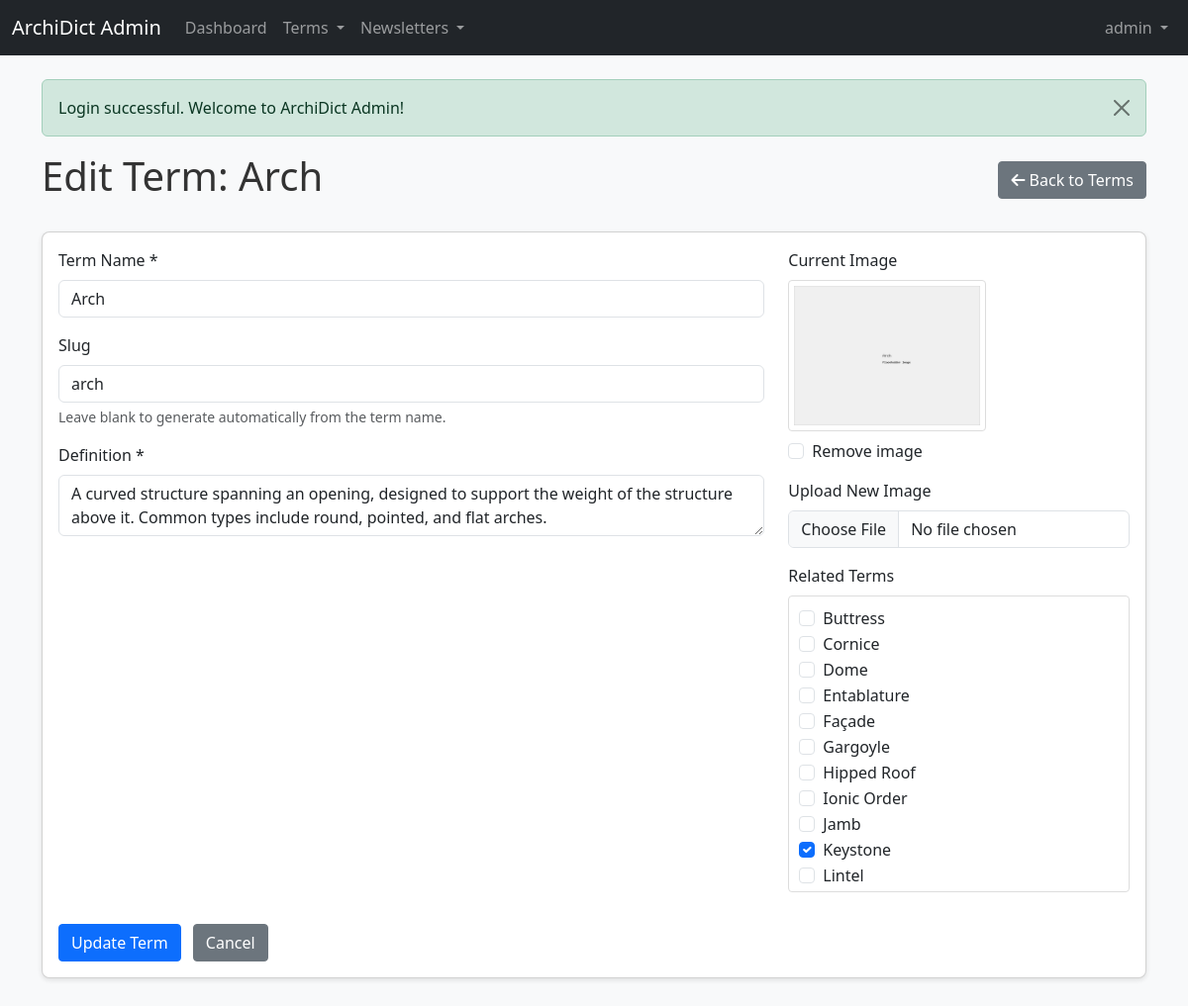
The page /admin/terms/edit.php?id=1 (signed in) on the database its author committed.
### tables this page shows
CREATE TABLE IF NOT EXISTS `terms` (
  `id` INT UNSIGNED NOT NULL AUTO_INCREMENT PRIMARY KEY,
  `name` VARCHAR(255) NOT NULL,
  `slug` VARCHAR(255) NOT NULL UNIQUE,
  `definition` TEXT NOT NULL,
  `image` VARCHAR(255) DEFAULT NULL,
  `created_at` TIMESTAMP DEFAULT CURRENT_TIMESTAMP,
  `updated_at` TIMESTAMP DEFAULT CURRENT_TIMESTAMP ON UPDATE CURRENT_TIMESTAMP
);

### admin/includes/database.php (called while the page is built, shortened)
<?php
class Database {
    private $host = DB_HOST;
    private $user = DB_USER;
    private $pass = DB_PASS;
    private $dbname = DB_NAME;
    private $dbh;
    private $stmt;
    public function __construct() {
        $dsn = 'mysql:host=' . $this->host . ';dbname=' . $this->dbname . ';charset=utf8mb4';
        $options = array(
            PDO::ATTR_PERSISTENT => true,
            PDO::ATTR_ERRMODE => PDO::ERRMODE_EXCEPTION,
            PDO::ATTR_DEFAULT_FETCH_MODE => PDO::FETCH_ASSOC,
            PDO::ATTR_EMULATE_PREPARES => false
        );
        try {
            $this->dbh = new PDO($dsn, $this->user, $this->pass, $options);
        } catch (PDOException $e) {
            $this->error = $e->getMessage();
            echo 'Connection Error: ' . $this->error;
        }
    }
    public function query($query) {
        $this->stmt = $this->dbh->prepare($query);
    }
    public function bind($param, $value, $type = null) {
        if (is_null($type)) {
            switch (true) {
                case is_int($value):
                    $type = PDO::PARAM_INT;
                    break;
            }
        }
        $this->stmt->bindValue($param, $value, $type);
    }
    public function execute() {
        return $this->stmt->execute();
    }
    public function resultSet() {
        $this->execute();
        return $this->stmt->fetchAll();
    }
    public function single() {
        $this->execute();
        return $this->stmt->fetch();
    }
}

### admin/includes/term.php (called while the page is built, shortened)
<?php
class Term {
    private $db;
    public function __construct() {
        $this->db = new Database();
    }
    public function getAll() {
        $this->db->query("SELECT * FROM terms ORDER BY name ASC");
        return $this->db->resultSet();
    }
    public function getById($id) {
        $this->db->query("SELECT * FROM terms WHERE id = :id");
        $this->db->bind(':id', $id);
        return $this->db->single();
    }
    public function getRelatedTerms($termId) {
        $this->db->query("SELECT related_term_id FROM term_relationships WHERE term_id = :term_id");
        $this->db->bind(':term_id', $termId);
        $results = $this->db->resultSet();
        $relatedTerms = [];
        foreach ($results as $row) {
            $relatedTerms[] = $row['related_term_id'];
        }
        return $relatedTerms;
    }
}

### admin/terms/edit.php (the view, shortened to what this page needs)
<?php
require_once '../includes/init.php';
$termObj = new Term();
$termId = (int)$_GET['id'];
$term = $termObj->getById($termId);
$allTerms = $termObj->getAll();
$relatedTerms = $termObj->getRelatedTerms($termId);
$message = '';
if ($_SERVER['REQUEST_METHOD'] === 'POST') {
    $name = Utils::sanitize($_POST['name'] ?? '');
    $slug = Utils::sanitize($_POST['slug'] ?? '');
    $definition = $_POST['definition'] ?? '';
    $relatedTerms = isset($_POST['related_terms']) ? array_map('intval', $_POST['related_terms']) : [];
    if (empty($name)) {
        $message = 'Term name is required.';
        $messageType = 'danger';
    } else {
        $image = $term['image'];
        if (isset($_FILES['image']) && $_FILES['image']['error'] !== UPLOAD_ERR_NO_FILE) {
            $imageValidation = Utils::validateImageUpload($_FILES['image']);
            if ($imageValidation['success']) {
                $filename = Utils::generateUniqueFilename($_FILES['image']['name']);
                $targetPath = TERMS_UPLOADS . $filename;
                if (move_uploaded_file($_FILES['image']['tmp_name'], $targetPath)) {
                    if (!empty($term['image'])) {
                        $oldImagePath = TERMS_UPLOADS . $term['image'];
                        if (file_exists($oldImagePath)) {
                            unlink($oldImagePath);
                        }
                    }
                    $image = $filename;
                } else {
                    $message = 'Failed to upload image.';
                    $messageType = 'danger';
                }
            } else {
                $message = $imageValidation['message'];
                $messageType = 'danger';
            }
        }
        if (isset($_POST['remove_image']) && $_POST['remove_image'] == '1') {
            if (!empty($term['image'])) {
                $oldImagePath = TERMS_UPLOADS . $term['image'];
                if (file_exists($oldImagePath)) {
                    unlink($oldImagePath);
                }
            }
            $image = null;
        }
        if (empty($message)) {
            $termData = [
                'name' => $name,
                'slug' => $slug,
                'definition' => $definition
            ];
            if ($image !== $term['image']) {
                $termData['image'] = $image;
            }
            $result = $termObj->update($termId, $termData);
            if ($result === true) {
                $termObj->setRelatedTerms($termId, $relatedTerms);
                $_SESSION['message'] = 'Term updated successfully.';
                $_SESSION['message_type'] = 'success';
                header('Location: index.php');
                exit;
            } else {
                $message = $result;
                $messageType = 'danger';
            }
        }
    }
} else {
    $name = $term['name'];
    $slug = $term['slug'];
    $definition = $term['definition'];
}
include '../includes/header.php';
?>
<div class="d-flex justify-content-between align-items-center mb-4">
    <h1>Edit Term: <?php echo htmlspecialchars($term['name']); ?></h1>
    <a href="index.php" class="btn btn-secondary">
        <i class="fas fa-arrow-left"></i> Back to Terms
    </a>
</div>
<div class="card">
    <div class="card-body">
        <form method="post" action="" enctype="multipart/form-data">
            <div class="row">
                <div class="col-md-8">
                    <div class="mb-3">
                        <label for="name" class="form-label">Term Name *</label>
                        <input type="text" class="form-control" id="name" name="name" value="<?php echo htmlspecialchars($name); ?>" required>
                    </div>
                    <div class="mb-3">
                        <label for="slug" class="form-label">Slug</label>
                        <input type="text" class="form-control" id="slug" name="slug" value="<?php echo htmlspecialchars($slug); ?>" aria-describedby="slugHelp">
                        <div id="slugHelp" class="form-text">Leave blank to generate automatically from the term name.</div>
                    </div>
                    <div class="mb-3">
                        <label for="definition" class="form-label">Definition *</label>
                        <textarea class="form-control tinymce-editor" id="definition" name="definition"><?php echo htmlspecialchars($definition); ?></textarea>
                    </div>
                </div>
                <div class="col-md-4">
                    <div class="mb-3">
                        <label class="form-label">Current Image</label>
                        <?php if (!empty($term['image'])): ?>
                            <div class="mb-2">
                                <img src="<?php echo UPLOADS_URL . 'terms/' . htmlspecialchars($term['image']); ?>" alt="<?php echo htmlspecialchars($term['name']); ?>" class="img-fluid image-preview">
                            </div>
                            <div class="form-check mb-2">
                                <input class="form-check-input" type="checkbox" id="remove_image" name="remove_image" value="1">
                                <label class="form-check-label" for="remove_image">
                                    Remove image
                                </label>
                            </div>
                        <?php else: ?>
                            <p class="text-muted">No image uploaded</p>
                        <?php endif; ?>
                    </div>
                    <div class="mb-3">
                        <label for="image" class="form-label">Upload New Image</label>
                        <input type="file" class="form-control" id="image" name="image" accept="image/*">
                    </div>
                    <div class="mb-3">
                        <label class="form-label">Related Terms</label>
                        <div class="term-relationship-list">
                            <?php if (count($allTerms) > 0): ?>
                                <?php foreach ($allTerms as $relTerm): ?>
                                    <?php if ($relTerm['id'] != $termId):  ?>
                                        <div class="form-check">
                                            <input class="form-check-input" type="checkbox" name="related_terms[]" value="<?php echo $relTerm['id']; ?>" id="term-<?php echo $relTerm['id']; ?>" <?php echo in_array($relTerm['id'], $relatedTerms) ? 'checked' : ''; ?>>
                                            <label class="form-check-label" for="term-<?php echo $relTerm['id']; ?>">
                                                <?php echo htmlspecialchars($relTerm['name']); ?>
                                            </label>
                                        </div>
                                    <?php endif; ?>
                                <?php endforeach; ?>
                            <?php else: ?>
                                <p>No terms available for relationships.</p>
                            <?php endif; ?>
                        </div>
                    </div>
                </div>
            </div>
            <div class="mt-3">
                <button type="submit" class="btn btn-primary">Update Term</button>
                <a href="index.php" class="btn btn-secondary ms-2">Cancel</a>
            </div>
        </form>
    </div>
</div>
<?php
include '../includes/footer.php';
?>

### admin/css/style.css (style rules this page uses)
body { font-family: 'Segoe UI', Tahoma, Geneva, Verdana, sans-serif; background-color: #f8f9fa; color: #333; }
.card { box-shadow: 0 2px 5px rgba(0, 0, 0, 0.1); border-radius: 8px; margin-bottom: 20px; }
.btn { border-radius: 4px; font-weight: 500; }
.btn-primary { background-color: #0d6efd; border-color: #0d6efd; }
.image-preview { max-width: 200px; max-height: 200px; border: 1px solid #ddd; border-radius: 4px; padding: 5px; }
.term-relationship-list { max-height: 300px; overflow-y: auto; border: 1px solid #ddd; border-radius: 4px; padding: 10px; }

### rows shown on the page
terms: name "Arch", slug "arch", definition "A curved structure spanning an opening, designed to support the weight of the structure above it. Common types include round, pointed, and flat arches.", image (picture)
terms: name "Buttress"
terms: name "Cornice"
terms: name "Dome"
terms: name "Entablature"
terms: name "Façade"
terms: name "Gargoyle"
terms: name "Hipped Roof"
terms: name "Ionic Order"
terms: name "Jamb"
terms: id "☑", name "Keystone"
terms: name "Lintel"

### other values the page prints
$_SESSION['username'] "admin"
$_SESSION['message'] "Login successful. Welcome to ArchiDict Admin!"
